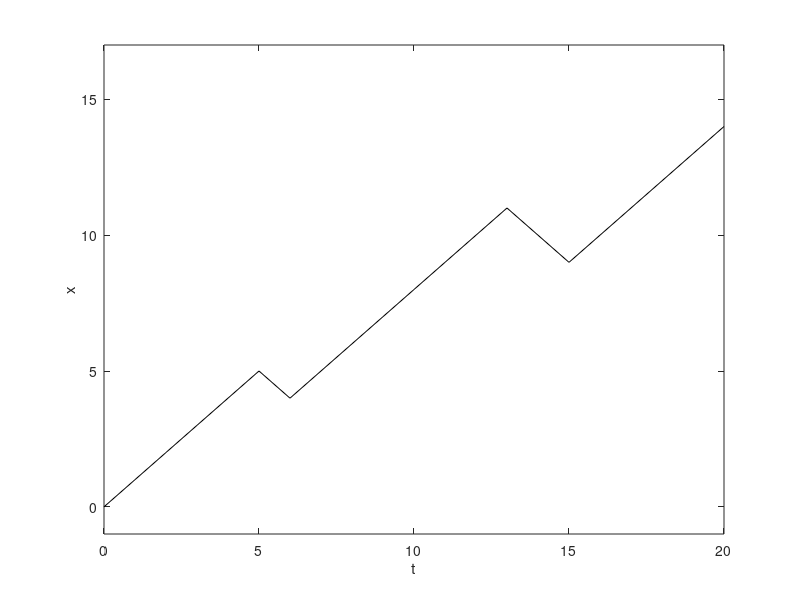

Reproduce this figure in MATLAB.
%% Author: Jamie Mair
% Random walk script to simulate a single random walk with parameters


initial_x = 0;
initial_t = 0;
final_t = 20;
probability_up = 0.75;
probability_down = 1.0 - probability_up;

x = zeros(1, final_t-initial_t+1);
t = initial_t:final_t;
x(1) = initial_x;
for i=2:length(x)
    if rand < probability_up
       x(i) = x(i-1) + 1; 
    else
       x(i) = x(i-1) - 1; 
    end
end


figure;
plot(t,x,'-k');
ylim([floor(min(x)*1.1-1), ceil(max(x)*1.1+1)]);
xlabel('t');
ylabel('x');
